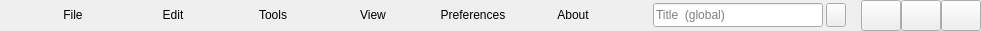
          <widget class="QFrame" name="frame_top">
           <property name="minimumSize">
            <size>
             <width>0</width>
             <height>31</height>
            </size>
           </property>
           <property name="maximumSize">
            <size>
             <width>3840</width>
             <height>31</height>
            </size>
           </property>
           <property name="mouseTracking">
            <bool>true</bool>
           </property>
           <property name="tabletTracking">
            <bool>true</bool>
           </property>
           <property name="acceptDrops">
            <bool>false</bool>
           </property>
           <property name="frameShape">
            <enum>QFrame::NoFrame</enum>
           </property>
           <property name="frameShadow">
            <enum>QFrame::Raised</enum>
           </property>
           <layout class="QGridLayout" name="gridLayout_7">
            <property name="sizeConstraint">
             <enum>QLayout::SetDefaultConstraint</enum>
            </property>
            <property name="leftMargin">
             <number>0</number>
            </property>
            <property name="topMargin">
             <number>0</number>
            </property>
            <property name="rightMargin">
             <number>0</number>
            </property>
            <property name="bottomMargin">
             <number>0</number>
            </property>
            <property name="spacing">
             <number>0</number>
            </property>
            <item row="0" column="3">
             <widget class="QLabel" name="label">
              <property name="maximumSize">
               <size>
                <width>20</width>
                <height>20</height>
               </size>
              </property>
              <property name="text">
               <string/>
              </property>
              <property name="pixmap">
               <pixmap resource="files.qrc">:/resources/icons/64x64/cine-encoder.png</pixmap>
              </property>
              <property name="scaledContents">
               <bool>true</bool>
              </property>
             </widget>
            </item>
            <item row="0" column="24">
             <widget class="QPushButton" name="report">
              <property name="sizePolicy">
               <sizepolicy hsizetype="Minimum" vsizetype="Fixed">
                <horstretch>0</horstretch>
                <verstretch>0</verstretch>
               </sizepolicy>
              </property>
              <property name="minimumSize">
               <size>
                <width>20</width>
                <height>24</height>
               </size>
              </property>
              <property name="maximumSize">
               <size>
                <width>20</width>
                <height>24</height>
               </size>
              </property>
              <property name="toolTip">
               <string>Event log</string>
              </property>
              <property name="text">
               <string/>
              </property>
              <property name="iconSize">
               <size>
                <width>20</width>
                <height>24</height>
               </size>
              </property>
             </widget>
            </item>
            <item row="0" column="2">
             <spacer name="horizontalSpacer_14">
              <property name="orientation">
               <enum>Qt::Horizontal</enum>
              </property>
              <property name="sizeType">
               <enum>QSizePolicy::Fixed</enum>
              </property>
              <property name="sizeHint" stdset="0">
               <size>
                <width>12</width>
                <height>20</height>
               </size>
              </property>
             </spacer>
            </item>
            <item row="0" column="5" alignment="Qt::AlignVCenter">
             <widget class="QPushButton" name="menuFileButton">
              <property name="minimumSize">
               <size>
                <width>27</width>
                <height>16</height>
               </size>
              </property>
              <property name="toolTip">
               <string>File</string>
              </property>
              <property name="text">
               <string>File</string>
              </property>
              <property name="flat">
               <bool>true</bool>
              </property>
             </widget>
            </item>
            <item row="0" column="14" alignment="Qt::AlignVCenter">
             <widget class="QPushButton" name="menuPreferencesButton">
              <property name="minimumSize">
               <size>
                <width>68</width>
                <height>16</height>
               </size>
              </property>
              <property name="toolTip">
               <string>Preferences</string>
              </property>
              <property name="text">
               <string>Preferences</string>
              </property>
              <property name="flat">
               <bool>true</bool>
              </property>
             </widget>
            </item>
            <item row="0" column="10" alignment="Qt::AlignVCenter">
             <widget class="QPushButton" name="menuToolsButton">
              <property name="minimumSize">
               <size>
                <width>32</width>
                <height>16</height>
               </size>
              </property>
              <property name="toolTip">
               <string>Tools</string>
              </property>
              <property name="text">
               <string>Tools</string>
              </property>
              <property name="flat">
               <bool>true</bool>
              </property>
             </widget>
            </item>
            <item row="0" column="13">
             <spacer name="horizontalSpacer_32">
              <property name="orientation">
               <enum>Qt::Horizontal</enum>
              </property>
              <property name="sizeType">
               <enum>QSizePolicy::Fixed</enum>
              </property>
              <property name="sizeHint" stdset="0">
               <size>
                <width>20</width>
                <height>20</height>
               </size>
              </property>
             </spacer>
            </item>
            <item row="0" column="11">
             <spacer name="horizontalSpacer_2">
              <property name="orientation">
               <enum>Qt::Horizontal</enum>
              </property>
              <property name="sizeType">
               <enum>QSizePolicy::Fixed</enum>
              </property>
              <property name="sizeHint" stdset="0">
               <size>
                <width>20</width>
                <height>20</height>
               </size>
              </property>
             </spacer>
            </item>
            <item row="0" column="23">
             <spacer name="horizontalSpacer_53">
              <property name="orientation">
               <enum>Qt::Horizontal</enum>
              </property>
              <property name="sizeType">
               <enum>QSizePolicy::Fixed</enum>
              </property>
              <property name="sizeHint" stdset="0">
               <size>
                <width>3</width>
                <height>5</height>
               </size>
              </property>
             </spacer>
            </item>
            <item row="0" column="28">
             <widget class="QPushButton" name="expandWindow">
              <property name="minimumSize">
               <size>
                <width>40</width>
                <height>31</height>
               </size>
              </property>
              <property name="maximumSize">
               <size>
                <width>40</width>
                <height>31</height>
               </size>
              </property>
              <property name="toolTip">
               <string>Expand</string>
              </property>
              <property name="text">
               <string/>
              </property>
              <property name="iconSize">
               <size>
                <width>16</width>
                <height>16</height>
               </size>
              </property>
             </widget>
            </item>
            <item row="0" column="22">
             <widget class="QLineEdit" name="lineEditGlobalTitle">
              <property name="sizePolicy">
               <sizepolicy hsizetype="Expanding" vsizetype="Minimum">
                <horstretch>0</horstretch>
                <verstretch>0</verstretch>
               </sizepolicy>
              </property>
              <property name="minimumSize">
               <size>
                <width>170</width>
                <height>0</height>
               </size>
              </property>
              <property name="maximumSize">
               <size>
                <width>170</width>
                <height>24</height>
               </size>
              </property>
              <property name="toolTip">
               <string>Add title for all files</string>
              </property>
              <property name="placeholderText">
               <string>Title  (global)</string>
              </property>
             </widget>
            </item>
            <item row="0" column="12" alignment="Qt::AlignVCenter">
             <widget class="QPushButton" name="menuViewButton">
              <property name="minimumSize">
               <size>
                <width>27</width>
                <height>16</height>
               </size>
              </property>
              <property name="toolTip">
               <string>View</string>
              </property>
              <property name="text">
               <string>View</string>
              </property>
              <property name="flat">
               <bool>true</bool>
              </property>
             </widget>
            </item>
            <item row="0" column="8" alignment="Qt::AlignVCenter">
             <widget class="QPushButton" name="menuEditButton">
              <property name="minimumSize">
               <size>
                <width>27</width>
                <height>16</height>
               </size>
              </property>
              <property name="toolTip">
               <string>Edit</string>
              </property>
              <property name="styleSheet">
               <string notr="true"/>
              </property>
              <property name="text">
               <string>Edit</string>
              </property>
              <property name="flat">
               <bool>true</bool>
              </property>
             </widget>
            </item>
            <item row="0" column="21">
             <spacer name="horizontalSpacer_45">
              <property name="orientation">
               <enum>Qt::Horizontal</enum>
              </property>
              <property name="sizeHint" stdset="0">
               <size>
                <width>40</width>
                <height>20</height>
               </size>
              </property>
             </spacer>
            </item>
            <item row="0" column="29">
             <widget class="QPushButton" name="closeWindow">
              <property name="enabled">
               <bool>true</bool>
              </property>
              <property name="sizePolicy">
               <sizepolicy hsizetype="Minimum" vsizetype="Expanding">
                <horstretch>0</horstretch>
                <verstretch>0</verstretch>
               </sizepolicy>
              </property>
              <property name="minimumSize">
               <size>
                <width>40</width>
                <height>31</height>
               </size>
              </property>
              <property name="maximumSize">
               <size>
                <width>40</width>
                <height>31</height>
               </size>
              </property>
              <property name="toolTip">
               <string>Close</string>
              </property>
              <property name="text">
               <string/>
              </property>
              <property name="iconSize">
               <size>
                <width>16</width>
                <height>16</height>
               </size>
              </property>
             </widget>
            </item>
            <item row="0" column="4">
             <spacer name="horizontalSpacer_23">
              <property name="orientation">
               <enum>Qt::Horizontal</enum>
              </property>
              <property name="sizeType">
               <enum>QSizePolicy::Fixed</enum>
              </property>
              <property name="sizeHint" stdset="0">
               <size>
                <width>14</width>
                <height>20</height>
               </size>
              </property>
             </spacer>
            </item>
            <item row="0" column="27">
             <widget class="QPushButton" name="hideWindow">
              <property name="minimumSize">
               <size>
                <width>40</width>
                <height>31</height>
               </size>
              </property>
              <property name="maximumSize">
               <size>
                <width>40</width>
                <height>31</height>
               </size>
              </property>
              <property name="toolTip">
               <string>Hide</string>
              </property>
              <property name="text">
               <string/>
              </property>
              <property name="iconSize">
               <size>
                <width>16</width>
                <height>16</height>
               </size>
              </property>
             </widget>
            </item>
            <item row="0" column="19">
             <spacer name="horizontalSpacer_11">
              <property name="orientation">
               <enum>Qt::Horizontal</enum>
              </property>
              <property name="sizeType">
               <enum>QSizePolicy::Fixed</enum>
              </property>
              <property name="sizeHint" stdset="0">
               <size>
                <width>20</width>
                <height>20</height>
               </size>
              </property>
             </spacer>
            </item>
            <item row="0" column="6">
             <spacer name="horizontalSpacer_7">
              <property name="orientation">
               <enum>Qt::Horizontal</enum>
              </property>
              <property name="sizeType">
               <enum>QSizePolicy::Fixed</enum>
              </property>
              <property name="sizeHint" stdset="0">
               <size>
                <width>20</width>
                <height>20</height>
               </size>
              </property>
             </spacer>
            </item>
            <item row="0" column="26">
             <spacer name="horizontalSpacer_28">
              <property name="orientation">
               <enum>Qt::Horizontal</enum>
              </property>
              <property name="sizeType">
               <enum>QSizePolicy::Fixed</enum>
              </property>
              <property name="sizeHint" stdset="0">
               <size>
                <width>15</width>
                <height>20</height>
               </size>
              </property>
             </spacer>
            </item>
            <item row="1" column="29">
             <spacer name="verticalSpacer">
              <property name="orientation">
               <enum>Qt::Vertical</enum>
              </property>
              <property name="sizeHint" stdset="0">
               <size>
                <width>20</width>
                <height>10</height>
               </size>
              </property>
             </spacer>
            </item>
            <item row="0" column="20" alignment="Qt::AlignVCenter">
             <widget class="QPushButton" name="menuAboutButton">
              <property name="minimumSize">
               <size>
                <width>32</width>
                <height>16</height>
               </size>
              </property>
              <property name="toolTip">
               <string>About</string>
              </property>
              <property name="text">
               <string>About</string>
              </property>
              <property name="flat">
               <bool>true</bool>
              </property>
             </widget>
            </item>
            <item row="0" column="9">
             <spacer name="horizontalSpacer_10">
              <property name="orientation">
               <enum>Qt::Horizontal</enum>
              </property>
              <property name="sizeType">
               <enum>QSizePolicy::Fixed</enum>
              </property>
              <property name="sizeHint" stdset="0">
               <size>
                <width>20</width>
                <height>20</height>
               </size>
              </property>
             </spacer>
            </item>
           </layout>
          </widget>
